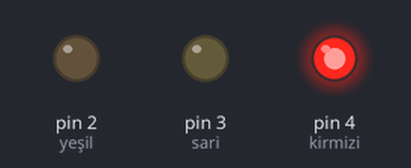
Recording of a sketch running on a simulated Arduino Uno, built with avr-gcc and run on an emulated ATmega328P. Shown: output pins drawn as LEDs (lit = HIGH).

Above: at 5.0 s.
At 16.0 s:
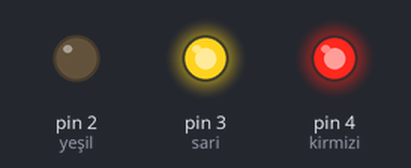
At 24.5 s:
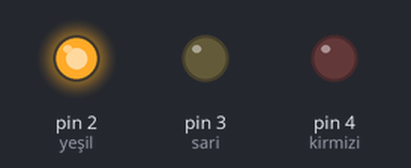
Timing chart, 0 to 35.1 s (numbered marks = the images above):
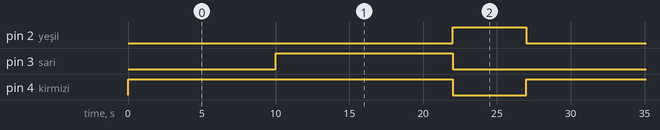

The sketch:

Ardunio_Problem_Seti-2.ino
```cpp
/*
Ahmet Bey bir hastane müdürüdür. Bu hastanede hastaları çok uzak noktalar
taşıyan küçük araçlar bulunmaktadır. Çok yoğun noktalara trafik ışığı
koyarak hastane içi kazaları önlemek istemektedir. Ahmet Bey; 10 saniye
Kırmızı ışık yandıktan sonra kırmızı ışıkla birlikte 10 saniye Sarı ışık
yanacaktır. 2 saniye sonra kırmızı ve sarı ışık sönüp 5 saniye boyunca
yeşil ışık yanmasını istiyor. Bu konuda Ahmet Bey’e yardım eder misiniz?
*/
void setup() {
  pinMode(2,OUTPUT);//yeşil
  pinMode(3,OUTPUT);//sari
  pinMode(4,OUTPUT);//kirmizi
}
void loop()
{
  digitalWrite(4,HIGH);
  delay(10000);
  digitalWrite(3,HIGH);
  delay(12000);
  digitalWrite(3,LOW);
  digitalWrite(4,LOW);
  digitalWrite(2,HIGH);
  delay(5000),
  digitalWrite(2,LOW);
}
```

Measured:
- by itself, pin 2 (yeşil): alternates HIGH for 5.0 s and LOW for 22.0 s
- by itself, pin 3 (sari): alternates HIGH for 12.0 s and LOW for 15.0 s
- by itself, pin 4 (kirmizi): alternates HIGH for 22.0 s and LOW for 5.0 s
